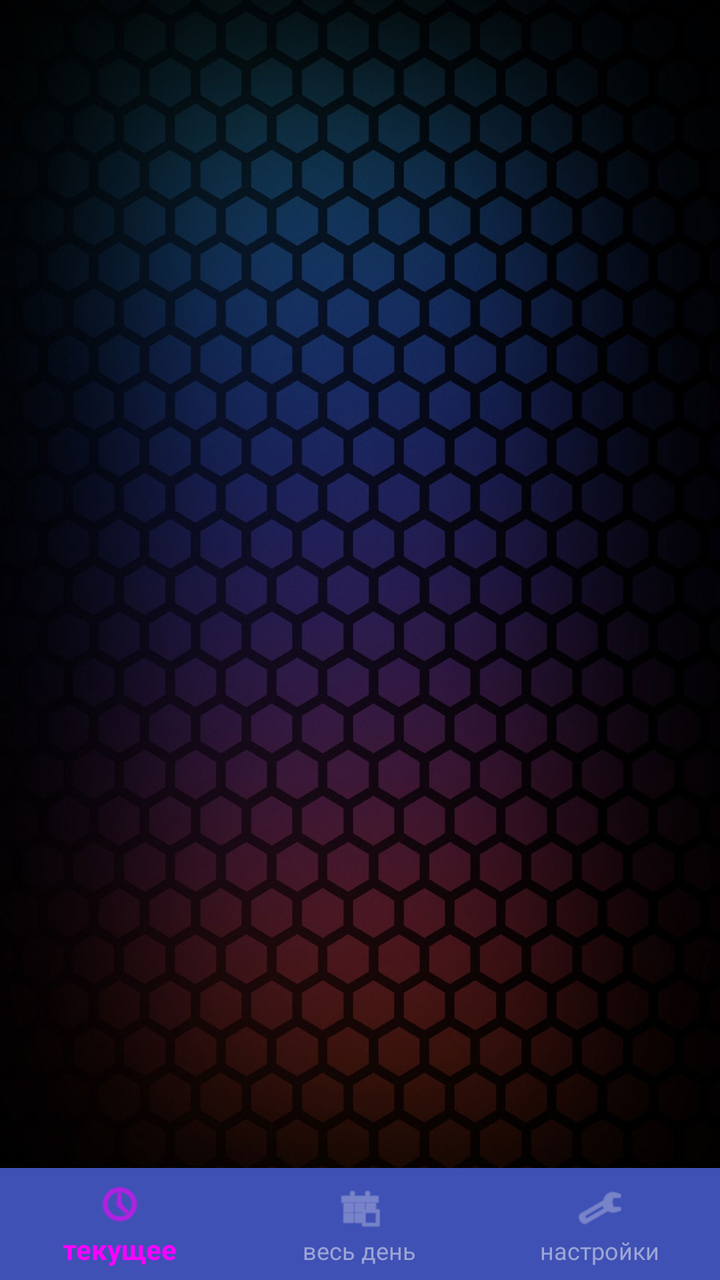
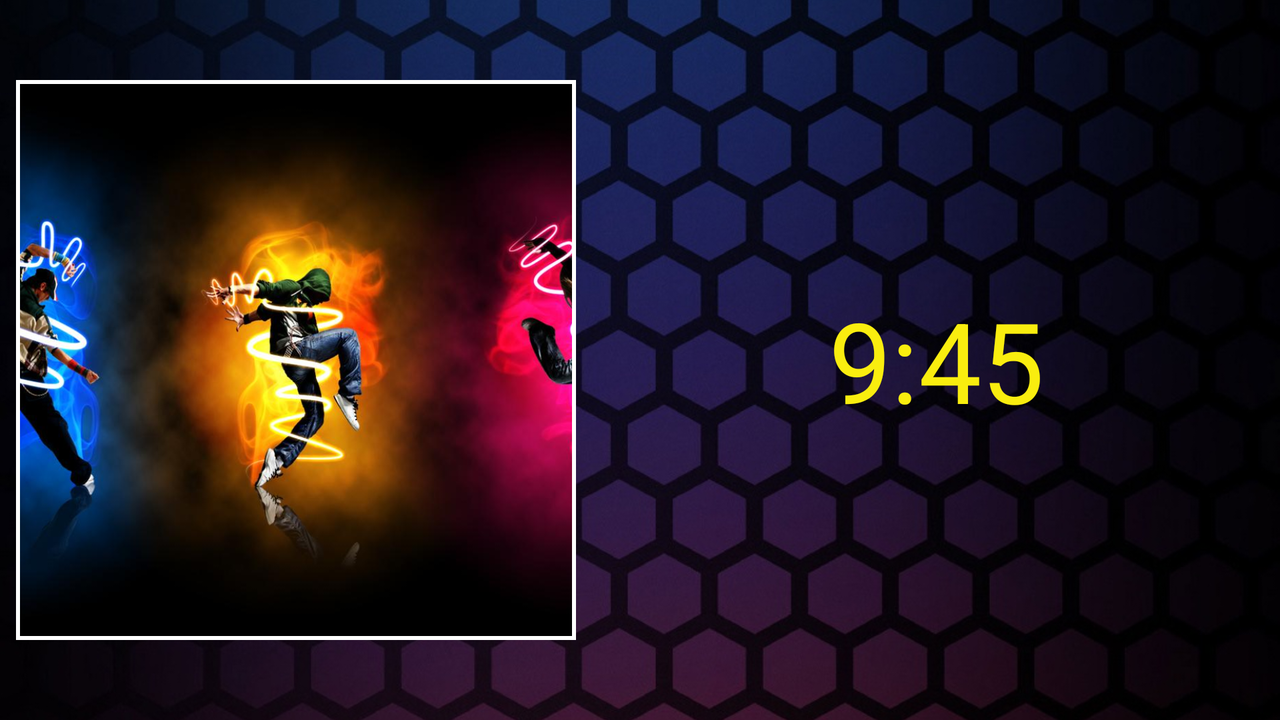

One screen, two layout resources from the same app: the default and the author's alternative for another configuration. Each is rendered where Android would select it; the XML of both is given below.
<!-- AndroidManifest.xml: application theme NoActionBar -->
<!-- res/layout/activity_main.xml -->
<?xml version="1.0" encoding="utf-8"?>
<android.support.constraint.ConstraintLayout
    xmlns:android="http://schemas.android.com/apk/res/android"
    xmlns:app="http://schemas.android.com/apk/res-auto"
    xmlns:tools="http://schemas.android.com/tools"
    android:layout_width="match_parent"
    android:layout_height="match_parent"
    tools:context=".ActivityMain">

    <FrameLayout
        android:id="@+id/main_container"
        android:layout_width="0dp"
        android:layout_height="0dp"
        android:background="@drawable/background"
        app:layout_constraintStart_toStartOf="parent"
        app:layout_constraintEnd_toEndOf="parent"
        app:layout_constraintTop_toTopOf="parent"
        app:layout_constraintBottom_toTopOf="@id/bottom_navigation" />

    <android.support.design.widget.BottomNavigationView
        android:id="@+id/bottom_navigation"
        android:layout_width="0dp"
        android:layout_height="wrap_content"
        app:layout_constraintStart_toStartOf="parent"
        app:layout_constraintEnd_toEndOf="parent"
        app:layout_constraintBottom_toBottomOf="parent"
        android:background="?android:attr/windowBackground"
        app:itemBackground="@color/colorPrimary"
        app:itemIconTint="@drawable/item_color"
        app:itemTextColor="@drawable/item_color"
        app:menu="@menu/menu_bottom"/>

</android.support.constraint.ConstraintLayout>
<!-- resources referenced by this layout -->
<resources>
  <color name="colorPrimary">#3F51B5</color>
  <!-- drawable background: jpg bitmap (drawable, 259130 bytes) -->
  <!-- drawable item_color (drawable) -->
  <?xml version="1.0" encoding="utf-8"?>
  <selector xmlns:android="http://schemas.android.com/apk/res/android"
      xmlns:app="http://schemas.android.com/apk/res-auto">
  
      <item
          android:state_checked="true"
          android:color="@color/item_focus" />
  
      <item
          android:color="@color/item_nofocus"  />
  
  </selector>
  <style name="NoActionBar" parent="Theme.AppCompat.NoActionBar">
          <item name="windowNoTitle">true</item>
          <item name="windowActionBar">false</item>
      </style>
  <color name="item_nofocus">#9ea5d6</color>
</resources>
<!-- res/layout-land/activity_main.xml (the author's variant of the layout above) -->
<!-- drawn on the phone turned sideways -->
<?xml version="1.0" encoding="utf-8"?>
<android.support.constraint.ConstraintLayout xmlns:android="http://schemas.android.com/apk/res/android"
    xmlns:app="http://schemas.android.com/apk/res-auto"
    xmlns:tools="http://schemas.android.com/tools"
    android:layout_width="match_parent"
    android:layout_height="match_parent"
    tools:context=".ActivityMain">

    <ImageView
        android:id="@+id/imageView"
        android:layout_width="match_parent"
        android:layout_height="match_parent"
        android:scaleType="centerCrop"
        android:src="@drawable/background" />

    <TextView
        android:id="@+id/textView"
        android:layout_width="0dp"
        android:layout_height="wrap_content"
        android:layout_margin="8dp"
        android:layout_marginBottom="4dp"
        android:layout_marginEnd="4dp"
        android:layout_marginTop="4dp"
        android:fontFamily="sans-serif"
        android:gravity="center"
        android:text="9:45"
        android:textColor="#f9ed0f"
        android:textSize="56sp"
        app:layout_constraintBottom_toBottomOf="parent"
        app:layout_constraintEnd_toEndOf="parent"
        app:layout_constraintStart_toStartOf="@+id/guideline"
        app:layout_constraintTop_toTopOf="parent" />

    <RelativeLayout
        android:id="@+id/relativeLayout"
        android:layout_width="280dp"
        android:layout_height="280dp"
        android:layout_marginBottom="4dp"
        android:layout_marginEnd="4dp"
        android:layout_marginStart="4dp"
        android:layout_marginTop="4dp"
        android:background="#fff"
        app:layout_constraintBottom_toBottomOf="parent"
        app:layout_constraintEnd_toStartOf="@+id/guideline"
        app:layout_constraintStart_toStartOf="parent"
        app:layout_constraintTop_toTopOf="parent">

        <ImageView
            android:layout_width="match_parent"
            android:layout_height="match_parent"
            android:layout_margin="2dp"
            android:scaleType="centerCrop"
            android:src="@drawable/example" />

    </RelativeLayout>

    <android.support.constraint.Guideline
        android:id="@+id/guideline"
        android:layout_width="1dp"
        android:layout_height="wrap_content"
        android:orientation="vertical"
        app:layout_constraintGuide_begin="296dp" />

</android.support.constraint.ConstraintLayout>
<!-- resources referenced by the variant -->
<!-- as the phone turned sideways resolves them -->
<resources>
  <!-- drawable background: jpg bitmap (drawable, 259130 bytes) -->
  <!-- drawable example: jpg bitmap (drawable, 84515 bytes) -->
  <style name="NoActionBar" parent="Theme.AppCompat.NoActionBar">
          <item name="windowNoTitle">true</item>
          <item name="windowActionBar">false</item>
      </style>
</resources>
